Frame 1 (no input): blank canvas, image omitted
Frame 60 (no input): blank canvas, image omitted
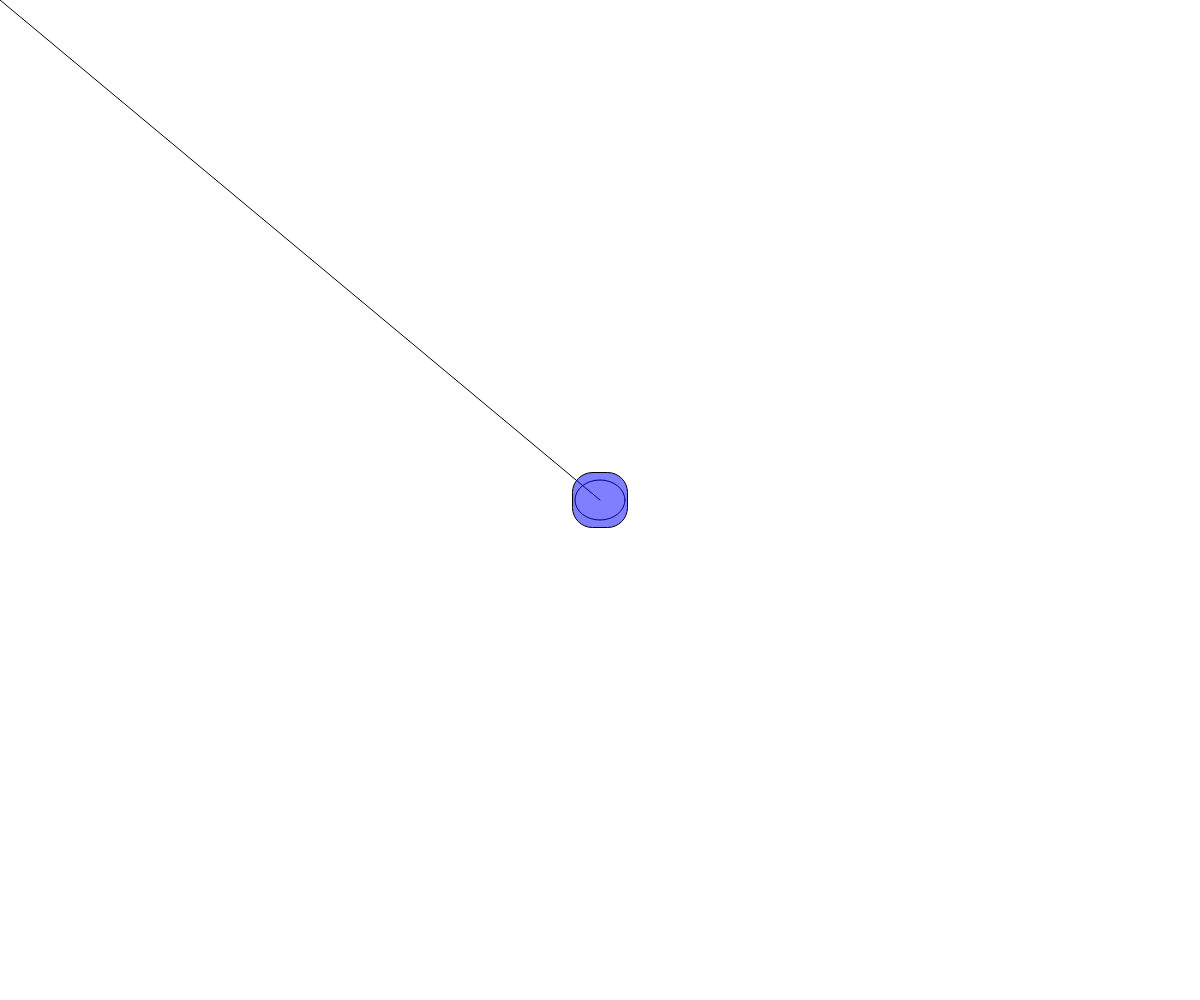
Frame 120 (the mouse pressed at the canvas centre since frame 60)

The p5.js sketch whose frames 1 and 60 were blank and that drew this single picture after the mouse press (run headless with seeded random() and noise() and a simulated clock; from frame 60 on, the mouse is pressed at the canvas centre):

// p5.js sketch
// ── sketch.js
function setup() {
  createCanvas(windowWidth, windowHeight);
  background(128, 255, 0);
  rectMode(CENTER);
}

function draw() {
   //erase everything, blank slate
  background(255);
   // change fill to white w/variable transparency
  fill(255, mouseY);
  // draw elipse at mouse position
  ellipse(mouseX, mouseY, 50, 40);
  // change the stroke for our line transparency
  stroke(0, mouseY);
  // draw line
  line(0, 0, mouseX, mouseY); 
  // changing the mapped fill color for the rectangle
  // map remaps a given range to a new one
  fill(0, 0, 255, map(mouseY, 0, height, 0, 255));
  // draw rectangle
  rect(mouseX, mouseY, 55, 55, 20);
}
